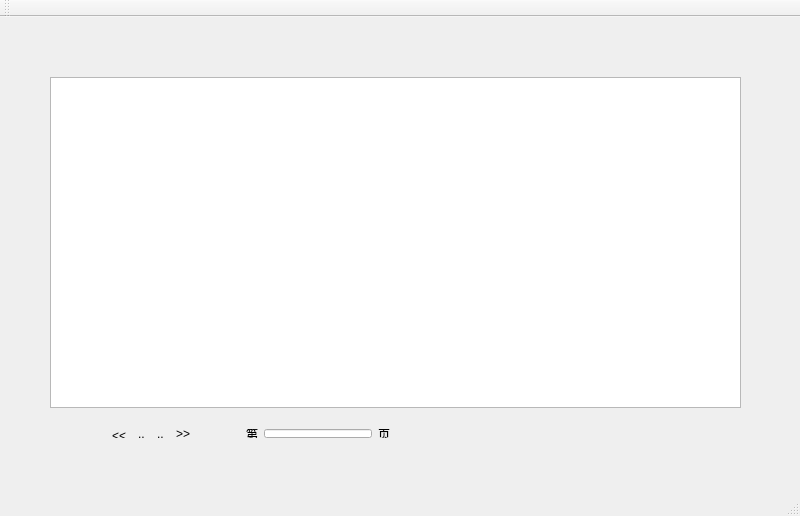
<?xml version="1.0" encoding="UTF-8"?>
<ui version="4.0">
 <class>NewsSpiderClass</class>
 <widget class="QMainWindow" name="NewsSpiderClass">
  <property name="geometry">
   <rect>
    <x>0</x>
    <y>0</y>
    <width>800</width>
    <height>516</height>
   </rect>
  </property>
  <property name="windowTitle">
   <string>NewsSpider</string>
  </property>
  <widget class="QWidget" name="centralWidget">
   <widget class="QWidget" name="layoutWidget">
    <property name="geometry">
     <rect>
      <x>50</x>
      <y>30</y>
      <width>189</width>
      <height>22</height>
     </rect>
    </property>
    <layout class="QHBoxLayout" name="horizontalLayout">
     <item>
      <widget class="QLabel" name="label">
       <property name="text">
        <string>搜索新闻</string>
       </property>
      </widget>
     </item>
     <item>
      <widget class="QLineEdit" name="lineEdit"/>
     </item>
    </layout>
   </widget>
   <widget class="QListWidget" name="newsListWidget">
    <property name="geometry">
     <rect>
      <x>50</x>
      <y>60</y>
      <width>691</width>
      <height>331</height>
     </rect>
    </property>
   </widget>
   <widget class="QWidget" name="layoutWidget">
    <property name="geometry">
     <rect>
      <x>50</x>
      <y>401</y>
      <width>351</width>
      <height>31</height>
     </rect>
    </property>
    <layout class="QHBoxLayout" name="horizontalLayout_2">
     <item>
      <spacer name="horizontalSpacer">
       <property name="orientation">
        <enum>Qt::Horizontal</enum>
       </property>
       <property name="sizeHint" stdset="0">
        <size>
         <width>40</width>
         <height>20</height>
        </size>
       </property>
      </spacer>
     </item>
     <item>
      <widget class="QLabel" name="previousPageLable">
       <property name="toolTip">
        <string>上一页</string>
       </property>
       <property name="text">
        <string>&lt;&lt;</string>
       </property>
      </widget>
     </item>
     <item>
      <widget class="QWidget" name="leftPagesWidget" native="true"/>
     </item>
     <item>
      <widget class="QLabel" name="leftSeparateLable">
       <property name="text">
        <string>..</string>
       </property>
      </widget>
     </item>
     <item>
      <widget class="QWidget" name="centerPagesWidget" native="true"/>
     </item>
     <item>
      <widget class="QLabel" name="rightSeparateLable">
       <property name="text">
        <string>..</string>
       </property>
      </widget>
     </item>
     <item>
      <widget class="QWidget" name="rightPagesWidget" native="true"/>
     </item>
     <item>
      <widget class="QLabel" name="nextPageLable">
       <property name="toolTip">
        <string>下一页</string>
       </property>
       <property name="text">
        <string>&gt;&gt;</string>
       </property>
      </widget>
     </item>
     <item>
      <spacer name="horizontalSpacer_2">
       <property name="orientation">
        <enum>Qt::Horizontal</enum>
       </property>
       <property name="sizeHint" stdset="0">
        <size>
         <width>40</width>
         <height>20</height>
        </size>
       </property>
      </spacer>
     </item>
     <item>
      <widget class="QLabel" name="DiLable">
       <property name="text">
        <string>第</string>
       </property>
      </widget>
     </item>
     <item>
      <widget class="QLineEdit" name="pageLineEdit">
       <property name="maxLength">
        <number>32000</number>
       </property>
      </widget>
     </item>
     <item>
      <widget class="QLabel" name="YeLable">
       <property name="text">
        <string>页</string>
       </property>
      </widget>
     </item>
    </layout>
   </widget>
  </widget>
  <widget class="QMenuBar" name="menuBar">
   <property name="geometry">
    <rect>
     <x>0</x>
     <y>0</y>
     <width>800</width>
     <height>23</height>
    </rect>
   </property>
  </widget>
  <widget class="QToolBar" name="mainToolBar">
   <attribute name="toolBarArea">
    <enum>TopToolBarArea</enum>
   </attribute>
   <attribute name="toolBarBreak">
    <bool>false</bool>
   </attribute>
  </widget>
  <widget class="QStatusBar" name="statusBar"/>
 </widget>
 <layoutdefault spacing="6" margin="11"/>
 <resources>
  <include location="newsspider.qrc"/>
 </resources>
 <connections/>
</ui>
